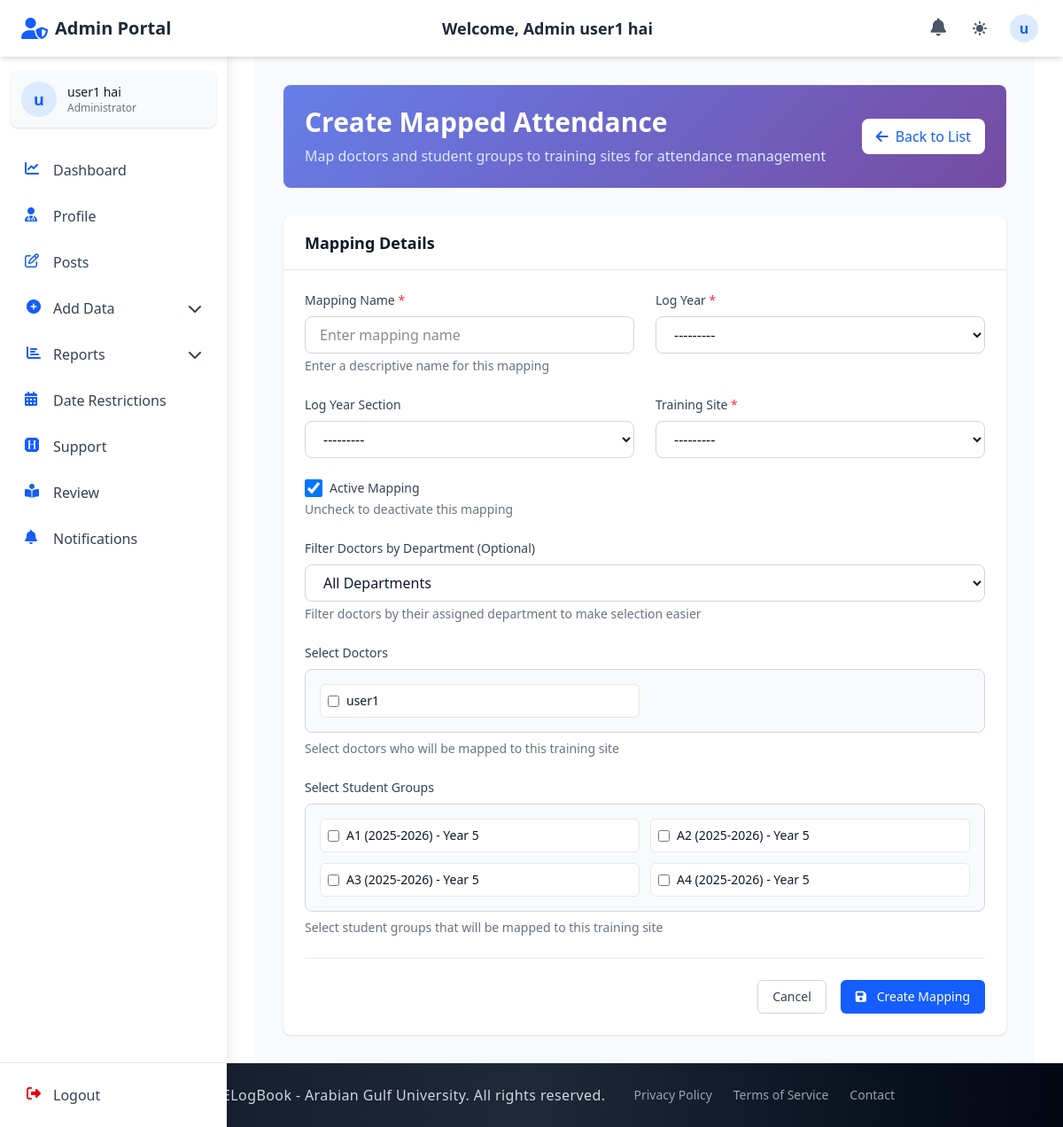
Page /admin_section/mapped-attendance/create/ (signed in) on the committed database.
### accounts/models.py (models this page shows, shortened)
class CustomUser(AbstractUser):
    email = models.EmailField(unique=True)
    first_name = models.CharField(max_length=150, blank=True)
    last_name = models.CharField(max_length=150, blank=True)
    profile_photo = models.ImageField(
        upload_to="profiles/", blank=True, null=True, default="profiles/default.jpg"
    )
    city = models.CharField(max_length=100, blank=True)
    country = models.CharField(max_length=100, blank=True)
    phone_no = models.CharField(max_length=20, blank=True)
    bio = models.TextField(blank=True)
    speciality = models.CharField(max_length=100, blank=True)
    ROLE_CHOICES = (
        ("student", "Student"),
        ("doctor", "Doctor"),
        ("staff", "Staff"),
        ("admin", "Admin"),
    )
    ROLE_CHOICES = (
        ("defaultuser", "Default User"),
        ("student", "Student"),
        ("doctor", "Doctor"),
        ("staff", "Staff"),
        ("admin", "Admin"),
        ("pending", "Pending"),
    )
    role = models.CharField(max_length=15, choices=ROLE_CHOICES, default="defaultuser")
    groups = models.ManyToManyField(
        "auth.Group", related_name="customuser_groups", blank=True
    )
    user_permissions = models.ManyToManyField(
        "auth.Permission", related_name="customuser_permissions", blank=True
    )
    USERNAME_FIELD = "email"
    REQUIRED_FIELDS = ["username"]

### admin_section/views_file/mapped_attendance_views.py (the view)
# urls.py: path("mapped-attendance/create/", mapped_attendance_create, name="mapped_attendance_create"),
@login_required
def mapped_attendance_create(request):
    if request.method == 'POST':
        form = MappedAttendanceForm(request.POST)
        if form.is_valid():
            mapping = form.save()
            messages.success(request, f'Mapped attendance "{mapping.name}" created successfully!')
            return redirect('admin_section:mapped_attendance_list')
        else:
            messages.error(request, 'Please correct the errors below.')
    else:
        form = MappedAttendanceForm()
    departments = Department.objects.all().order_by('name')
    context = {
        'form': form,
        'departments': departments,
        'title': 'Create Mapped Attendance',
        'submit_text': 'Create Mapping'
    }
    return render(request, 'admin_section/mapped_attendance_form.html', context)

### accounts/models.py (called while the page is built)
    def __str__(self):
        return self.user.username

### admin_section/context_processors.py (called while the page is built)
def admin_notification_count(request):
    try:
        user = getattr(request, 'user', None)
        if not user:
            return {'admin_unread_notifications_count': 0}
        if getattr(user, 'is_authenticated', False) and getattr(user, 'role', None) == 'admin':
            admin_unread_notifications_count = AdminNotification.objects.filter(recipient=user, is_read=False).count()
            return {'admin_unread_notifications_count': admin_unread_notifications_count}
    except Exception:
        pass
    return {'admin_unread_notifications_count': 0}

### admin_section/models.py (called while the page is built)
    def __str__(self):
        return self.year_name

    def __str__(self):
        return self.year_section_name

    def __str__(self):
        return f"{self.group_name} ({self.log_year.year_name}) - {self.log_year_section.year_section_name if self.log_year_section else 'No Section'}"

    def __str__(self):
        return f"{self.name} ({self.log_year})"

### doctor_section/context_processors.py (called while the page is built)
def notification_count(request):
    try:
        user = getattr(request, 'user', None)
        if not user:
            return {'unread_notifications_count': 0}
        if getattr(user, 'is_authenticated', False) and hasattr(user, 'doctor_profile'):
            doctor = user.doctor_profile
            unread_notifications_count = Notification.objects.filter(
                recipient=doctor, is_read=False
            ).count()
            return {'unread_notifications_count': unread_notifications_count}
    except Exception:
        pass
    return {'unread_notifications_count': 0}

### staff_section/context_processors.py (called while the page is built)
def staff_notification_count(request):
    try:
        user = getattr(request, 'user', None)
        if not user:
            return {'staff_unread_notifications_count': 0}
        if getattr(user, 'is_authenticated', False) and hasattr(user, 'staff_profile'):
            staff = user.staff_profile
            staff_unread_notifications_count = StaffNotification.objects.filter(recipient=staff, is_read=False).count()
            return {'staff_unread_notifications_count': staff_unread_notifications_count}
    except Exception:
        pass
    return {'staff_unread_notifications_count': 0}

### admin_section/templates/admin_section/mapped_attendance_form.html (shortened to what this page needs)
{% extends 'base.html' %}
{% load static %}
{% block navbar %}
  {% include 'components/admin_auth_navbar.html' %}
{% endblock %}
{% block content %}
<div class="min-h-screen bg-gray-50 dark:bg-gray-900 py-8">
  <div class="max-w-4xl mx-auto px-4 sm:px-6 lg:px-8">
    <div class="form-container rounded-lg p-6 mb-8 text-white">
      <div class="flex items-center justify-between">
        <div>
          <h1 class="text-3xl font-bold">{{ title }}</h1>
          <p class="mt-2 text-blue-100">
            Map doctors and student groups to training sites for attendance management
          </p>
        </div>
        <div>
          <a href="{% url 'admin_section:mapped_attendance_list' %}"
             class="inline-flex items-center px-4 py-2 bg-white text-blue-600 rounded-lg hover:bg-gray-100 transition-colors duration-200 font-medium">
            <i class="fas fa-arrow-left mr-2"></i>
            Back to List
          </a>
        </div>
      </div>
    </div>
    <div class="bg-white dark:bg-gray-800 rounded-lg shadow-sm">
      <div class="px-6 py-4 border-b border-gray-200 dark:border-gray-700">
        <h3 class="text-lg font-semibold text-gray-900 dark:text-white">
          Mapping Details
        </h3>
      </div>
      <form method="post" class="p-6 space-y-6">
        <div class="grid grid-cols-1 md:grid-cols-2 gap-6">
          <div>
            <label for="{{ form.name.id_for_label }}" class="block text-sm font-medium text-gray-700 dark:text-gray-300 mb-2">
              Mapping Name <span class="text-red-500">*</span>
            </label>
            {{ form.name }}
            <p class="mt-1 text-sm text-gray-500">Enter a descriptive name for this mapping</p>
          </div>
          <div>
            <label for="{{ form.log_year.id_for_label }}" class="block text-sm font-medium text-gray-700 dark:text-gray-300 mb-2">
              Log Year <span class="text-red-500">*</span>
            </label>
            {{ form.log_year }}
          </div>
          <div>
            <label for="{{ form.log_year_section.id_for_label }}" class="block text-sm font-medium text-gray-700 dark:text-gray-300 mb-2">
              Log Year Section
            </label>
            {{ form.log_year_section }}
          </div>
          <div>
            <label for="{{ form.training_site.id_for_label }}" class="block text-sm font-medium text-gray-700 dark:text-gray-300 mb-2">
              Training Site <span class="text-red-500">*</span>
            </label>
            {{ form.training_site }}
          </div>
        </div>
        <div>
          <label class="flex items-center">
            {{ form.is_active }}
            <span class="ml-2 text-sm font-medium text-gray-700 dark:text-gray-300">
              Active Mapping
            </span>
          </label>
          <p class="mt-1 text-sm text-gray-500">Uncheck to deactivate this mapping</p>
        </div>
        <div>
          <label for="departmentFilter" class="block text-sm font-medium text-gray-700 dark:text-gray-300 mb-2">
            Filter Doctors by Department (Optional)
          </label>
          <select id="departmentFilter" class="w-full px-4 py-2 rounded-lg border border-gray-300 focus:outline-none focus:ring-2 focus:ring-blue-500 dark:bg-gray-700 dark:border-gray-600 dark:text-white">
            <option value="">All Departments</option>
          </select>
          <p class="mt-1 text-sm text-gray-500">Filter doctors by their assigned department to make selection easier</p>
        </div>
        <div>
          <label class="block text-sm font-medium text-gray-700 dark:text-gray-300 mb-2">
            Select Doctors
          </label>
          <div id="doctorsContainer" class="checkbox-grid">
            {% for choice in form.doctors %}
              <div class="checkbox-item">
                {{ choice.tag }}
                <label for="{{ choice.id_for_label }}" class="text-sm font-medium cursor-pointer">
                  {{ choice.choice_label }}
                </label>
              </div>
            {% empty %}
              <div class="col-span-full text-center text-gray-500 py-4">
                No doctors available. Please add doctors first.
              </div>
            {% endfor %}
          </div>
          <p class="mt-2 text-sm text-gray-500">Select doctors who will be mapped to this training site</p>
        </div>
        <div>
          <label class="block text-sm font-medium text-gray-700 dark:text-gray-300 mb-2">
            Select Student Groups
          </label>
          <div class="checkbox-grid">
            {% for choice in form.groups %}
              <div class="checkbox-item">
                {{ choice.tag }}
                <label for="{{ choice.id_for_label }}" class="text-sm font-medium cursor-pointer">
                  {{ choice.choice_label }}
                </label>
              </div>
            {% empty %}
              <div class="col-span-full text-center text-gray-500 py-4">
                No groups available for the selected log year. Please select a log year first.
              </div>
            {% endfor %}
          </div>
          <p class="mt-2 text-sm text-gray-500">Select student groups that will be mapped to this training site</p>
        </div>
        <div class="flex items-center justify-end space-x-4 pt-6 border-t border-gray-200 dark:border-gray-700">
          <a href="{% url 'admin_section:mapped_attendance_list' %}"
             class="px-4 py-2 text-sm font-medium text-gray-700 bg-white border border-gray-300 rounded-md hover:bg-gray-50 dark:bg-gray-700 dark:text-gray-300 dark:border-gray-600 dark:hover:bg-gray-600 transition-colors duration-200">
            Cancel
          </a>
          <button type="submit"
                  class="px-4 py-2 text-sm font-medium text-white bg-blue-600 border border-transparent rounded-md hover:bg-blue-700 focus:outline-none focus:ring-2 focus:ring-offset-2 focus:ring-blue-500 transition-colors duration-200">
            <i class="fas fa-save mr-2"></i>
            {{ submit_text }}
          </button>
        </div>
      </form>
    </div>
  </div>
</div>
{% endblock %}

### templates/components/auth_navbar_base.html (shortened to what this page needs)
<header class="bg-white dark:bg-gray-800 shadow-md fixed top-0 left-0 right-0 z-40 h-16 transition-all duration-300">
  <div class="flex items-center justify-between h-full px-4 md:px-6 max-w-7xl mx-auto">
    <div class="flex items-center space-x-3">
      <a href="{% block home_url %}{% endblock %}" class="flex items-center">
        <i class="{% block header_icon %}fas fa-book-medical{% endblock %} text-blue-600 dark:text-blue-400 text-2xl mr-2"></i>
        <span class="font-bold text-xl text-gray-800 dark:text-white hidden sm:inline">{% block portal_name %}ElogBook Portal{% endblock %}</span>
      </a>
    </div>
    <div class="hidden md:block text-center">
      <h1 class="text-lg font-semibold text-gray-800 dark:text-white">
        Welcome, {% block user_title %}{% endblock %} {{ request.session.first_name }} {{ request.session.last_name }}
      </h1>
    </div>
    <div class="flex items-center space-x-3">
      <div class="relative">
        <a href="{% block notifications_url %}#{% endblock %}" class="p-2 text-gray-600 dark:text-gray-300 hover:bg-gray-100 dark:hover:bg-gray-700 rounded-full transition-colors duration-200" aria-label="Notifications">
          <i class="fas fa-bell text-xl"></i>
        </a>
      </div>
      <button id="theme-toggle" aria-label="Toggle dark mode" class="p-2 text-gray-600 dark:text-gray-300 hover:bg-gray-100 dark:hover:bg-gray-700 rounded-full transition-colors duration-200 focus:outline-none focus:ring-2 focus:ring-blue-500">
      </button>
      <div class="relative" x-data="{open: false}">
        <button @click="open = !open" id="user-menu-button" class="flex items-center text-gray-600 dark:text-gray-300 hover:bg-gray-100 dark:hover:bg-gray-700 rounded-full p-1 focus:outline-none focus:ring-2 focus:ring-blue-500">
          <div class="h-8 w-8 rounded-full bg-blue-100 dark:bg-blue-900 flex items-center justify-center text-blue-600 dark:text-blue-300 font-semibold">
            {{ request.session.first_name|slice:"0:1" }}
          </div>
        </button>
      </div>
    </div>
  </div>
</header>
<aside id="sidebar" class="fixed inset-y-0 left-0 z-30 w-64 pt-16 bg-white dark:bg-gray-800 shadow-lg transform -translate-x-full transition-transform duration-300 ease-in-out md:translate-x-0 overflow-hidden">
  <div class="h-full flex flex-col">
    <div class="flex-1 px-3 py-4 overflow-y-auto">
      <div class="flex items-center p-3 mb-6 rounded-lg bg-gray-50 dark:bg-gray-700 shadow-sm">
        <div class="flex-shrink-0">
          <div class="h-10 w-10 rounded-full bg-blue-100 dark:bg-blue-900 flex items-center justify-center text-blue-600 dark:text-blue-300 font-semibold text-lg">
            {{ request.session.first_name|slice:"0:1" }}
          </div>
        </div>
        <div class="ml-3 overflow-hidden">
        <p class="text-sm font-medium text-gray-900 dark:text-white truncate">{{ request.session.first_name }} {{ request.session.last_name }}</p>
        <p class="text-xs text-gray-500 dark:text-gray-400 truncate">{% block user_role %}User{% endblock %}</p>
      </div>
    </div>
      <nav class="space-y-1">
        {% block sidebar_menu %}{% endblock %}
      </nav>
    </div>
    <div class="px-3 py-3 border-t border-gray-200 dark:border-gray-700">
      <form method="POST" action="{% block logout_url_bottom %}#{% endblock %}" class="w-full">
        <button type="submit" class="flex w-full items-center px-4 py-3 text-gray-700 dark:text-gray-300 rounded-lg hover:bg-gray-100 dark:hover:bg-gray-700 group transition-colors duration-200">
          <i class="fas fa-sign-out-alt w-5 h-5 text-red-600 dark:text-red-400"></i>
          <span class="ml-3 font-medium">Logout</span>
        </button>
      </form>
    </div>
  </div>
</aside>
<div id="content-wrapper" class="pt-16 md:pl-64 min-h-screen transition-all duration-300">
</div>

### admin_section/templates/admin_section/mapped_attendance_form.html (style rules this page uses)
.form-container { background: linear-gradient(135deg, #667eea 0%, #764ba2 100%); }
.checkbox-grid { display: grid; grid-template-columns: repeat(auto-fill, minmax(250px, 1fr)); gap: 0.75rem; max-height: 300px; overflow-y: auto; padding: 1rem; border: 1px solid #d1d5db; border-radius: 0.5rem; background-color: #f9fafb; }
.checkbox-item { display: flex; align-items: center; padding: 0.5rem; border-radius: 0.375rem; background-color: white; border: 1px solid #e5e7eb; transition: all 0.2s; }
.checkbox-item input[type="checkbox"] { margin-right: 0.5rem; }

### templates/components/auth_navbar_base.html (style rules this page uses)
@media (min-width: 768px) { #content-wrapper { padding-left: 16rem; } }
#sidebar { box-shadow: 0 0 15px rgba(0, 0, 0, 0.1); }

### rows in the picture
CustomUser: session.first_name "user1", session.last_name "hai", session.first_name "u", choice_label "user1"

### other values in the picture
{{ title }} "Create Mapped Attendance"
{{ choice.choice_label }} "A1 (2025-2026) - Year 5" "A2 (2025-2026) - Year 5" "A3 (2025-2026) - Year 5" "A4 (2025-2026) - Year 5"
{{ submit_text }} "Create Mapping"
